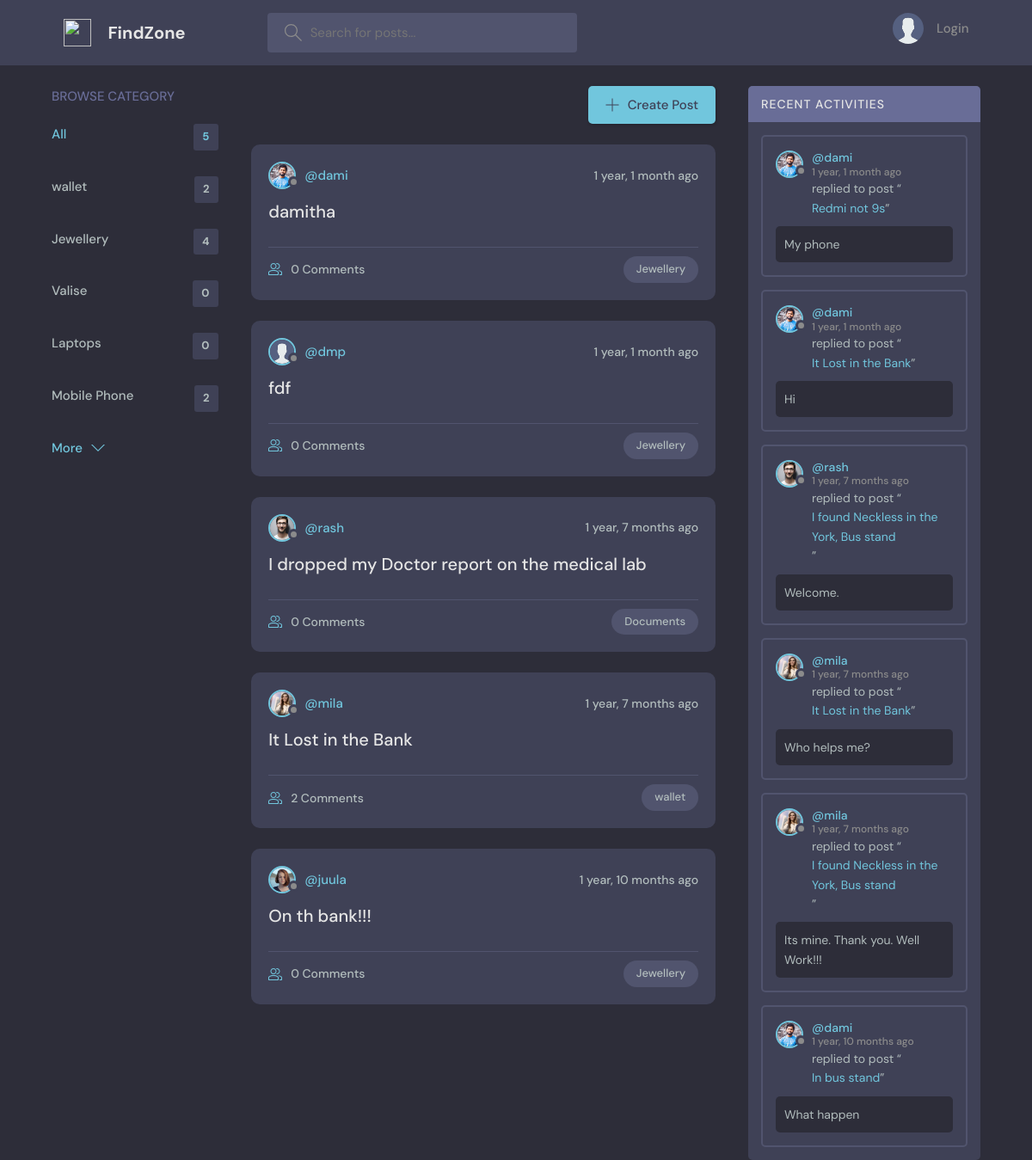
The page / on the database its author committed.
### base/models.py (models this page shows, shortened)
class Topic(models.Model):
    name = models.CharField(max_length=200)

class Room(models.Model):
    host = models.ForeignKey(User, on_delete=models.SET_NULL, null=True)
    topic = models.ForeignKey(Topic, on_delete=models.SET_NULL, null=True)
    name = models.CharField(max_length=200)
    description = models.TextField(null=True, blank=True)
    participants = models.ManyToManyField(User, related_name='participants', blank=True)
    complete=models.BooleanField(default=True)
    updated = models.DateTimeField(auto_now=True)
    created = models.DateTimeField(auto_now_add=True)
    class Meta:
        ordering = ['-updated', '-created']
    def __str__(self):
        return self.name

class User(AbstractUser):
    name = models.CharField(max_length=200, null=True)
    email = models.EmailField(unique=True, null=True)
    bio = models.TextField(null=True)
    avatar = models.ImageField(null=True, default="avatar.svg")
    USERNAME_FIELD = 'email'
    REQUIRED_FIELDS = []

class Message(models.Model):
    user = models.ForeignKey(User, on_delete=models.CASCADE)
    room = models.ForeignKey(Room, on_delete=models.CASCADE)
    body = models.TextField()
    updated = models.DateTimeField(auto_now=True)
    created = models.DateTimeField(auto_now_add=True)
    class Meta:
        ordering = ['-updated', '-created']

### base/views.py (the view)
# urls.py: path('', views.home, name="home"),
def home(request):
    q = request.GET.get('q') if request.GET.get('q') != None else ''
    rooms = Room.objects.filter(
        Q(topic__name__icontains=q) |
        Q(name__icontains=q) |
        Q(description__icontains=q)|
        Q(complete__icontains=q)
    )
    topics = Topic.objects.all()[0:5]
    room_count = rooms.count()
    room_messages = Message.objects.filter(Q(room__topic__name__icontains=q))
    context = {'rooms': rooms, 'topics':topics,
                'room_count': room_count, 'room_messages': room_messages}
    return render(request, 'base/home.html', context)

### base/templates/base/home.html (shortened to what this page needs)
{% extends 'main.html' %}
{% load static%}
{% block content %}
   <main class="layout layout--3">
      <div class="container">
        {% include 'base/topics_component.html' %}
        <div class="roomList">
          <div class="roomList__header">
            <a class="btn btn--main" href="{% url 'create-room' %}">
              <svg version="1.1" xmlns="http://www.w3.org/2000/svg" width="32" height="32" viewBox="0 0 32 32">
                <title>add</title>
                <path
                  d="M16.943 0.943h-1.885v14.115h-14.115v1.885h14.115v14.115h1.885v-14.115h14.115v-1.885h-14.115v-14.115z"
                ></path>
              </svg>
              Create Post
            </a>
          </div>
          {% include 'base/feed_component.html' %}
        </div>
        {% include 'base/activity_component.html' %}
      </div>
    </main>
{% endblock %}

### base/templates/base/topics_component.html
<div class="topics">
    <div class="topics__header">
      <h2>Browse Category</h2>
    </div>
    <ul class="topics__list">
      <li>
        <a href="{% url 'home' %}" class="active">All <span>{{topics.count}}</span></a>
      </li>
      {% for topic in topics %}
      <li>
        <a href="{% url 'home' %}?q={{topic.name}}">{{topic.name}}<span>{{topic.room_set.all.count}}</span></a>
      </li>
      {% endfor %}
    </ul>
    <a class="btn btn--link" href="{% url 'topics' %}">
      More
      <svg version="1.1" xmlns="http://www.w3.org/2000/svg" width="32" height="32" viewBox="0 0 32 32">
        <title>chevron-down</title>
        <path d="M16 21l-13-13h-3l16 16 16-16h-3l-13 13z"></path>
      </svg>
    </a>
  </div>

### base/templates/base/feed_component.html (shortened to what this page needs)
{% for room in rooms %}
{% if room.complete%}
<div class="roomListRoom">
<div class="roomListRoom__header">
    <a href="{% url 'user-profile' room.host.id %}" class="roomListRoom__author">
    <div class="avatar avatar--small">
        <img src="{{room.host.avatar.url}}" />
    </div>
    <span>@{{room.host.username}}</span>
    </a>
    <div class="roomListRoom__actions">
    <span>{{room.created|timesince}} ago</span>
    </div>
</div>
<div class="roomListRoom__content">
    <a href="{% url 'room' room.id %}">{{room.name}}</a>
</div>
<div class="roomListRoom__meta">
    <a href="{% url 'room' room.id %}" class="roomListRoom__joined">
    {{room.participants.all.count}} Comments
    </a>
    <p class="roomListRoom__topic">{{room.topic.name}}</p>
</div>
</div>
{%endif%}
{% endfor %}

### base/templates/base/activity_component.html (shortened to what this page needs)
<div class="activities">
    <div class="activities__header">
      <h2>Recent Activities</h2>
    </div>
    {% for message in room_messages %}
    <div class="activities__box">
      <div class="activities__boxHeader roomListRoom__header">
        <a href="{% url 'user-profile' message.user.id %}" class="roomListRoom__author">
          <div class="avatar avatar--small">
            <img src="{{message.user.avatar.url}}" />
          </div>
          <p>
            @{{message.user.username}}
            <span>{{message.created|timesince}} ago</span>
          </p>
        </a>
      </div>
      <div class="activities__boxContent">
        <p>replied to post “<a href="{% url 'room' message.room.id %}">{{message.room}}</a>”</p>
        <div class="activities__boxRoomContent">
          {{message.body}}
        </div>
      </div>
    </div>
    {% endfor %}
  </div>

### rows shown on the page
Topic: name "wallet", room_set.all.count "2"
Topic: name "Jewellery", room_set.all.count "4"
Topic: name "Valise", room_set.all.count "0"
Topic: name "Laptops", room_set.all.count "0"
Topic: name "Mobile Phone", room_set.all.count "2"
Room: host.avatar (picture), host.username "dami", created "1 year, 1 month", name "damitha", participants.all.count "0", topic.name "Jewellery"
Room: host.avatar (placeholder picture), host.username "dmp", created "1 year, 1 month", name "fdf", participants.all.count "0", topic.name "Jewellery"
Room: host.avatar (picture), host.username "rash", created "1 year, 7 months", name "I dropped my Doctor report on the medical lab", participants.all.count "0", topic.name "Documents"
Room: host.avatar (picture), host.username "mila", created "1 year, 7 months", name "It Lost in the Bank", participants.all.count "2", topic.name "wallet"
Room: host.avatar (picture), host.username "juula", created "1 year, 10 months", name "On th bank!!!", participants.all.count "0", topic.name "Jewellery"
Message: user.avatar (picture), user.username "dami", created "1 year, 1 month", room "Redmi not 9s", body "My phone"
Message: user.avatar (picture), user.username "dami", created "1 year, 1 month", room "It Lost in the Bank", body "Hi"
Message: user.avatar (picture), user.username "rash", created "1 year, 7 months", room "I found Neckless in the York, Bus stand", body "Welcome."
Message: user.avatar (picture), user.username "mila", created "1 year, 7 months", room "It Lost in the Bank", body "Who helps me?"
Message: user.avatar (picture), user.username "mila", created "1 year, 7 months", room "I found Neckless in the York, Bus stand", body "Its mine. Thank you. Well Work!!!"
Message: user.avatar (picture), user.username "dami", created "1 year, 10 months", room "In bus stand", body "What happen"

### other values the page prints
{{ topics.count }} "5"
